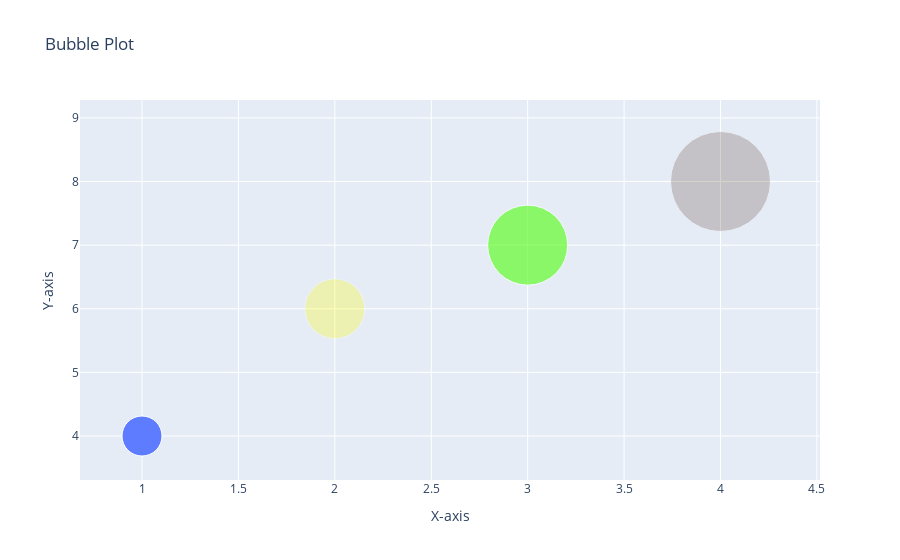

This figure's notebook cell:
### Code cell
x = [1,2,3,4]
y = [4,6,7,8]

fig = go.Figure(go.Scatter(x=x,y=y,mode="markers",
                           marker=dict(size=[40, 60, 80, 100], 
                                       color=['rgb(93, 124, 342)','rgb(321, 345, 21)','rgb(78, 394, 12)','rgb(67, 34, 12)'], 
                                       opacity = [1.0, 0.3, 0.6, 0.2])))
fig.update_layout(title = "Bubble Plot", xaxis_title = "X-axis", yaxis_title = "Y-axis")
fig.show()

### Figure 1 — Plotly figure (JSON) as saved in the notebook; plotly's stock layout.template omitted (floating-point values rounded to 4 significant figures)
{"data": [{"marker": {"color": ["rgb(93, 124, 342)", "rgb(321, 345, 21)", "rgb(78, 394, 12)", "rgb(67, 34, 12)"], "opacity": [1, 0.3, 0.6, 0.2], "size": [40, 60, 80, 100]}, "mode": "markers", "type": "scatter", "x": [1, 2, 3, 4], "y": [4, 6, 7, 8]}], "layout": {"title": {"text": "Bubble Plot"}, "xaxis": {"title": {"text": "X-axis"}}, "yaxis": {"title": {"text": "Y-axis"}}}}
